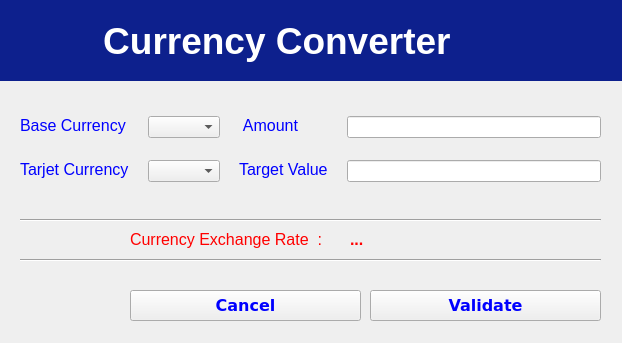
<?xml version="1.0" encoding="UTF-8"?>
<ui version="4.0">
 <class>Form</class>
 <widget class="QWidget" name="Form">
  <property name="geometry">
   <rect>
    <x>0</x>
    <y>0</y>
    <width>622</width>
    <height>343</height>
   </rect>
  </property>
  <property name="windowTitle">
   <string>Form</string>
  </property>
  <widget class="QWidget" name="verticalLayoutWidget">
   <property name="geometry">
    <rect>
     <x>-20</x>
     <y>0</y>
     <width>681</width>
     <height>81</height>
    </rect>
   </property>
   <layout class="QVBoxLayout" name="verticalLayout">
    <item>
     <widget class="QLabel" name="label_2">
      <property name="font">
       <font>
        <pointsize>28</pointsize>
        <weight>75</weight>
        <bold>true</bold>
       </font>
      </property>
      <property name="layoutDirection">
       <enum>Qt::LeftToRight</enum>
      </property>
      <property name="autoFillBackground">
       <bool>false</bool>
      </property>
      <property name="styleSheet">
       <string notr="true">background-color: rgb(13, 32, 141);
color: rgb(255, 255, 255);</string>
      </property>
      <property name="text">
       <string>            Currency Converter</string>
      </property>
     </widget>
    </item>
   </layout>
  </widget>
  <widget class="QPushButton" name="btn_validate">
   <property name="geometry">
    <rect>
     <x>370</x>
     <y>290</y>
     <width>231</width>
     <height>31</height>
    </rect>
   </property>
   <property name="font">
    <font>
     <family>Verdana</family>
     <pointsize>12</pointsize>
     <weight>75</weight>
     <bold>true</bold>
    </font>
   </property>
   <property name="styleSheet">
    <string notr="true">color: rgb(0, 0, 255);</string>
   </property>
   <property name="text">
    <string>Validate</string>
   </property>
  </widget>
  <widget class="QLabel" name="label_7">
   <property name="geometry">
    <rect>
     <x>130</x>
     <y>230</y>
     <width>191</width>
     <height>20</height>
    </rect>
   </property>
   <property name="font">
    <font>
     <pointsize>12</pointsize>
     <weight>50</weight>
     <bold>false</bold>
    </font>
   </property>
   <property name="styleSheet">
    <string notr="true">color: rgb(255, 0, 0);</string>
   </property>
   <property name="text">
    <string>Currency Exchange Rate  :</string>
   </property>
   <property name="alignment">
    <set>Qt::AlignLeading|Qt::AlignLeft|Qt::AlignTop</set>
   </property>
  </widget>
  <widget class="QLabel" name="lbl_result">
   <property name="geometry">
    <rect>
     <x>350</x>
     <y>230</y>
     <width>211</width>
     <height>20</height>
    </rect>
   </property>
   <property name="font">
    <font>
     <pointsize>12</pointsize>
     <weight>75</weight>
     <bold>true</bold>
    </font>
   </property>
   <property name="styleSheet">
    <string notr="true">color: rgb(255, 0, 0);</string>
   </property>
   <property name="text">
    <string>...</string>
   </property>
   <property name="alignment">
    <set>Qt::AlignLeading|Qt::AlignLeft|Qt::AlignTop</set>
   </property>
  </widget>
  <widget class="Line" name="line">
   <property name="geometry">
    <rect>
     <x>20</x>
     <y>250</y>
     <width>581</width>
     <height>20</height>
    </rect>
   </property>
   <property name="orientation">
    <enum>Qt::Horizontal</enum>
   </property>
  </widget>
  <widget class="QPushButton" name="btn_cancel">
   <property name="geometry">
    <rect>
     <x>130</x>
     <y>290</y>
     <width>231</width>
     <height>31</height>
    </rect>
   </property>
   <property name="font">
    <font>
     <family>Verdana</family>
     <pointsize>12</pointsize>
     <weight>75</weight>
     <bold>true</bold>
    </font>
   </property>
   <property name="styleSheet">
    <string notr="true">color: rgb(0, 0, 255);</string>
   </property>
   <property name="text">
    <string>Cancel</string>
   </property>
  </widget>
  <widget class="Line" name="line_2">
   <property name="geometry">
    <rect>
     <x>20</x>
     <y>210</y>
     <width>581</width>
     <height>20</height>
    </rect>
   </property>
   <property name="orientation">
    <enum>Qt::Horizontal</enum>
   </property>
  </widget>
  <widget class="QWidget" name="layoutWidget">
   <property name="geometry">
    <rect>
     <x>20</x>
     <y>100</y>
     <width>581</width>
     <height>99</height>
    </rect>
   </property>
   <layout class="QGridLayout" name="gridLayout">
    <item row="1" column="3">
     <widget class="QLineEdit" name="lineEdit_target_value"/>
    </item>
    <item row="1" column="0">
     <widget class="QLabel" name="label_3">
      <property name="font">
       <font>
        <pointsize>12</pointsize>
        <weight>50</weight>
        <bold>false</bold>
       </font>
      </property>
      <property name="styleSheet">
       <string notr="true">color: rgb(0, 0, 255);</string>
      </property>
      <property name="text">
       <string>Tarjet Currency   </string>
      </property>
      <property name="alignment">
       <set>Qt::AlignLeading|Qt::AlignLeft|Qt::AlignTop</set>
      </property>
     </widget>
    </item>
    <item row="1" column="2">
     <widget class="QLabel" name="label_6">
      <property name="font">
       <font>
        <pointsize>12</pointsize>
        <weight>50</weight>
        <bold>false</bold>
       </font>
      </property>
      <property name="styleSheet">
       <string notr="true">color: rgb(0, 0, 255);</string>
      </property>
      <property name="text">
       <string>   Target Value   </string>
      </property>
      <property name="alignment">
       <set>Qt::AlignLeading|Qt::AlignLeft|Qt::AlignTop</set>
      </property>
     </widget>
    </item>
    <item row="0" column="2">
     <widget class="QLabel" name="label_5">
      <property name="font">
       <font>
        <pointsize>12</pointsize>
        <weight>50</weight>
        <bold>false</bold>
       </font>
      </property>
      <property name="styleSheet">
       <string notr="true">color: rgb(0, 0, 255);</string>
      </property>
      <property name="text">
       <string>    Amount</string>
      </property>
      <property name="alignment">
       <set>Qt::AlignLeading|Qt::AlignLeft|Qt::AlignTop</set>
      </property>
     </widget>
    </item>
    <item row="0" column="3">
     <widget class="QLineEdit" name="lineEdit_base_currency"/>
    </item>
    <item row="1" column="1">
     <widget class="QComboBox" name="comboBox_target_currency"/>
    </item>
    <item row="0" column="0">
     <widget class="QLabel" name="label">
      <property name="font">
       <font>
        <pointsize>12</pointsize>
        <weight>50</weight>
        <bold>false</bold>
       </font>
      </property>
      <property name="styleSheet">
       <string notr="true">color: rgb(0, 0, 255);</string>
      </property>
      <property name="text">
       <string>Base Currency</string>
      </property>
      <property name="alignment">
       <set>Qt::AlignLeading|Qt::AlignLeft|Qt::AlignTop</set>
      </property>
     </widget>
    </item>
    <item row="0" column="1">
     <widget class="QComboBox" name="comboBox_base_currency"/>
    </item>
   </layout>
  </widget>
 </widget>
 <resources/>
 <connections/>
</ui>
